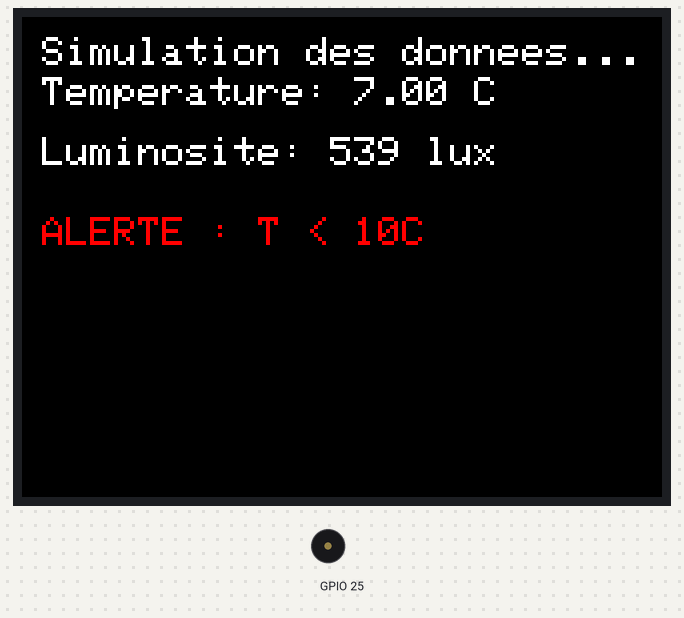
Simulated run of this sketch. Board: ESP32. On the bench: 320×240 colour display, buzzer (waves = sounding). Random numbers use the default seed unless the sketch sets one; what the sketch prints to the serial monitor is not drawn.

Above: at 0.5 s.
At 10.5 s:
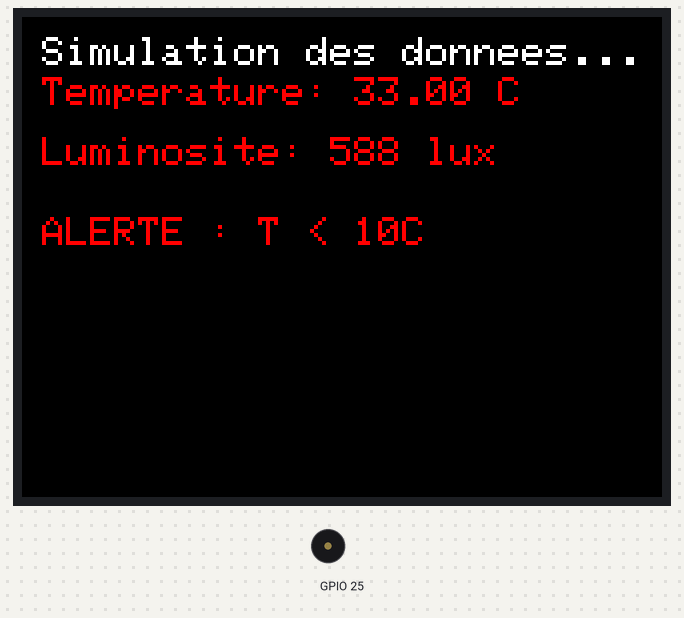
At 61.0 s:
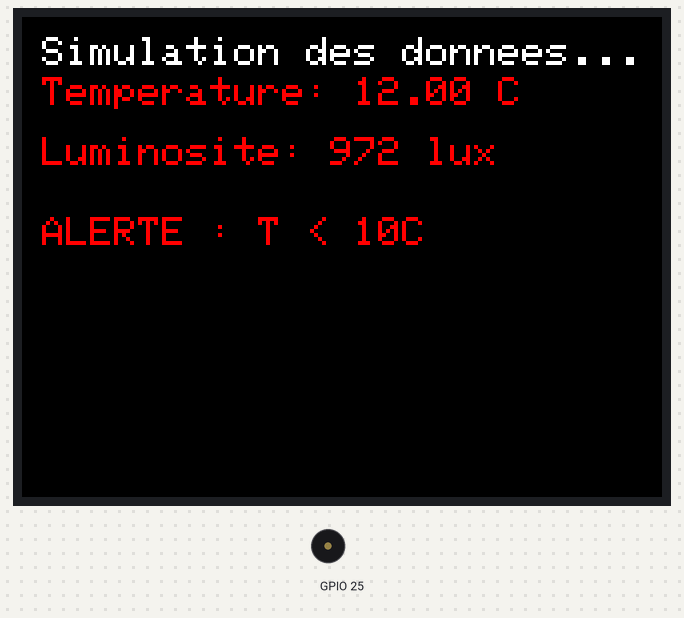
At 121.7 s:
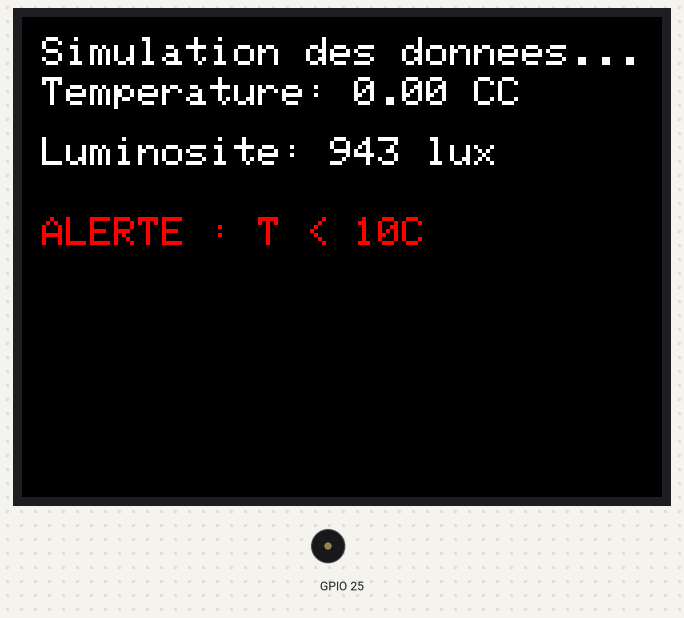
Timing chart, 0 to 123.2 s (numbered marks = the images above):
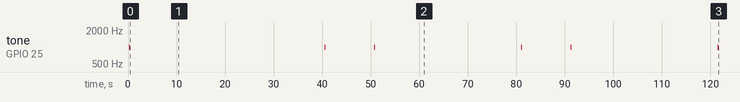

Measured:
- by itself, tone on GPIO 25: plays 1000 Hz for 0.20 s, 1000 Hz for 0.20 s, 1000 Hz for 0.20 s, 1000 Hz for 0.20 s, 1000 Hz for 0.20 s, 1000 Hz for 0.20 s
- what the display in image 1 shows lasts 10.0 s, from 10.5 s to 20.5 s

The sketch:

generation_donnees.ino
```cpp
#include <M5Stack.h>

bool voletsOuverts = true;


void setup() {

  M5.begin();

  Serial.begin(115200);

  M5.Lcd.clear();

  M5.Lcd.setTextSize(2);

  M5.Lcd.setCursor(10, 10);

  M5.Lcd.println("Simulation des donnees...");


}


void loop() {


  if (M5.BtnA.wasPressed()) {

    voletsOuverts = false;

    Serial.println("Les volets sont fermés.");

    M5.Lcd.clear();

    M5.Lcd.setCursor(10, 10);

    M5.Lcd.println("Les volets sont fermes.");

  }


  if (M5.BtnB.wasPressed()) {

    voletsOuverts = true;

    Serial.println("Les volets sont ouverts.");

    M5.Lcd.clear();

    M5.Lcd.setCursor(10, 10);

    M5.Lcd.println("Les volets sont ouverts.");

  }


  float temperature = random(0, 40);

  int luminosite = random(10, 1000);


  Serial.printf("Température: %.2f°C, Luminosité: %d lux\n", temperature, luminosite);


  M5.Lcd.setCursor(10, 30);

  M5.Lcd.printf("Temperature: %.2f C", temperature);

  M5.Lcd.setCursor(10, 60);

  M5.Lcd.printf("Luminosite: %d lux", luminosite);


  if (temperature < 10.0) {

    Serial.println("ALERTE : Température trop basse !");

    M5.Lcd.setTextColor(TFT_RED, TFT_BLACK);

    M5.Lcd.setCursor(10, 100);

    M5.Lcd.print("ALERTE : T < 10C");

    M5.Speaker.tone(1000, 200);

    delay(200);

    M5.Speaker.mute();

  } else {

    M5.Lcd.setTextColor(TFT_WHITE, TFT_BLACK);

  }

  delay(10000);

}
```
